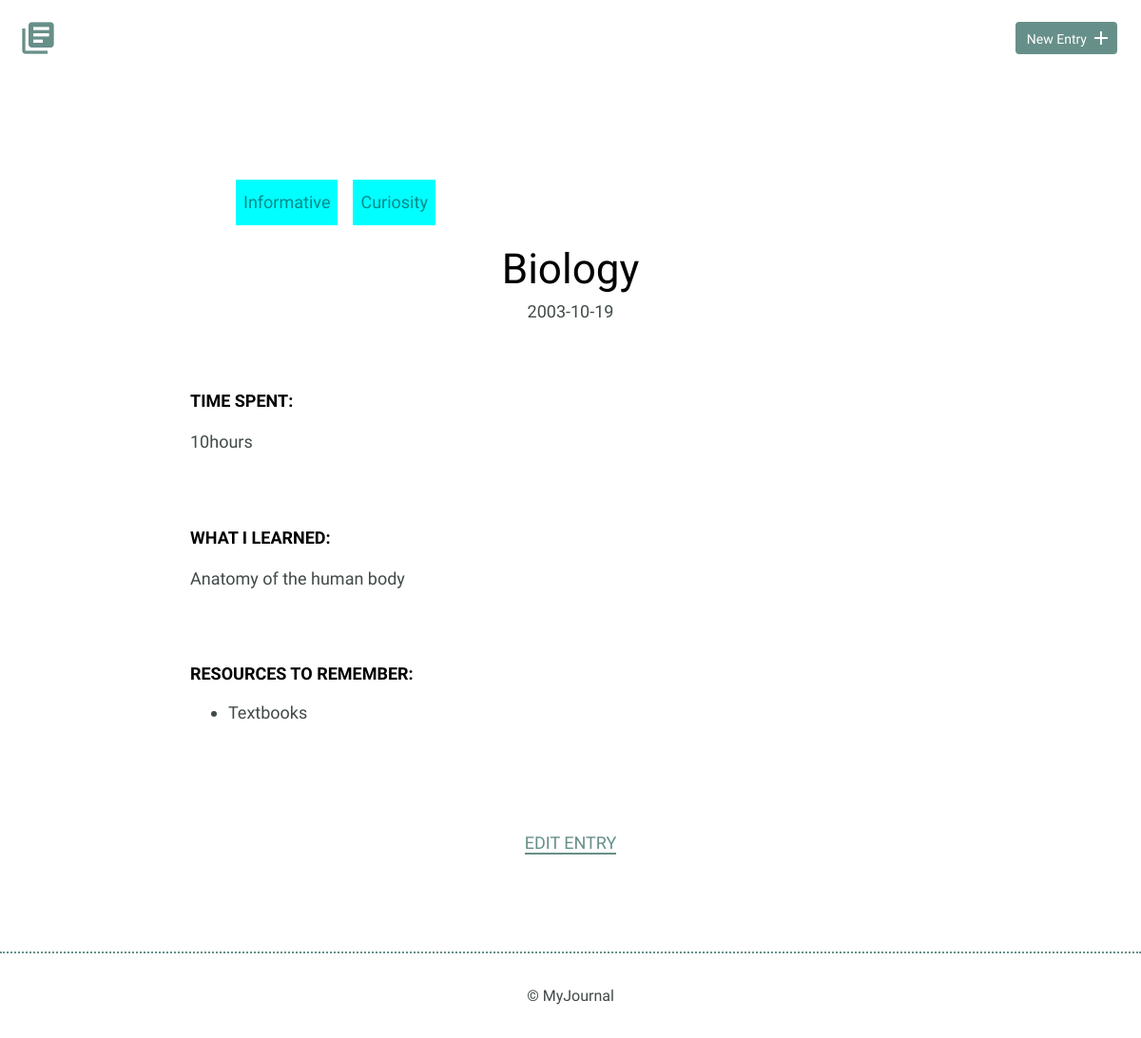
Screenshot of /detail.php?id=2 with the database file from the repository.
### tables this page shows
CREATE TABLE "entries_tags" (
	"id"	INTEGER PRIMARY KEY AUTOINCREMENT UNIQUE,
	"entriesId"	INT,
	"tagId"	INT,
	CONSTRAINT "fk_cons" FOREIGN KEY("entriesId") REFERENCES "entries"("id") ON DELETE CASCADE ON UPDATE CASCADE,
	CONSTRAINT "fk_cons2" FOREIGN KEY("tagId") REFERENCES "tags"("id") ON DELETE CASCADE ON UPDATE CASCADE
);

CREATE TABLE "tags" (
	"id"	INTEGER PRIMARY KEY AUTOINCREMENT,
	"name"	TEXT UNIQUE
);

CREATE TABLE "entries" (
	"id"	INTEGER PRIMARY KEY AUTOINCREMENT,
	"title"	TEXT UNIQUE,
	"date"	TEXT,
	"time_spent"	TEXT,
	"learned"	TEXT,
	"resources"	TEXT,
	"tagId"	INT,
	CONSTRAINT "fk_column" FOREIGN KEY("tagId") REFERENCES "tags"("id")
);

### inc/connection.php (called while the page is built, shortened)
<?php
function getOne ($database,$id){
    $query=("SELECT * FROM entries WHERE id=:id");
    try{
    $result=$database->prepare($query);
    $result->execute(["id"=>$id]);
    return $result;
    }catch(Exception $e){
        echo $e->getMessage();
    }
}
function joinTag($db,$id){
    try{
    $query="SELECT entries_tags.entriesId,entries_tags.tagId,tags.name,tags.id FROM entries_tags JOIN  tags ON entries_tags.tagId=tags.id WHERE entries_tags.entriesId =:d";
    $res=$db->prepare($query);
    $res->execute(["d"=>$id]);
    return $res;
    }catch( Exception $e){
        echo $e->getMessage();
    }
}

### detail.php (the view, shortened to what this page needs)
<?php include 'inc/header.php'?>
<?php include 'inc/connection.php'?>
<?php
$res=null;
 if(isset($_GET["id"])){
    $identity=filter_var($_GET["id"], FILTER_SANITIZE_NUMBER_INT);
    $res=getOne($conn,$identity)->fetch();
    $entries=connect();
 }
 ?>
        <section>
            <div class="container">
                <div class="entry-list single">
                <ul>
                <?php
                 $answer=joinTag($entries,$res["id"])->fetchALL();
                 foreach($answer as $a){
                     echo "<li class=tags>".$a["name"]."<?li>";
                 }
                 ?>
                    </ul>
                    <article>
                        <h1><?php echo $res["title"]?></h1>
                        <time datetime="2016-01-31"><?php echo $res["date"]?></time>
                        <div class="entry">
                            <h3>Time Spent:</h3>
                            <p><?php echo $res["time_spent"]?></p>
                        </div>
                        <div class="entry">
                            <h3>What I Learned:</h3>
                            <p><?php  echo $res["learned"]?></p>
                        </div>
                        <div class="entry">
                            <h3>Resources to Remember:</h3>
                            <ul>
                                <?php
                                $resources=explode(",",$res["resources"]);
                                foreach($resources as $r){
                                echo  "<li>".$r."</li>";
                                }
                                    ?>
                            </ul>
                        </div>
                    </article>
                </div>
            </div>
            <div class="edit">
                <?php echo "<p><a href=edit.php?id=".$res["id"].">Edit Entry</a></p>";
                ?>
            </div>
        </section>
        <?php include 'inc/footer.php'?>
    </body>
</html>

### inc/css/site.css (style rules this page uses)
body { font-size: 16px; color: #404a49; font-family: 'Cousine', serif; font-weight: 400; }
.container { margin: 0 auto; padding: 0 25px; }
h1, h2, h3 { margin: 0; font-weight: 400; line-height: 1em; color: #000; }
h1 { font-size: 44px; margin-bottom: 12px; }
h3 { font-size: 18px; font-family: 'Work Sans', serif; font-weight: 600; text-transform: uppercase; }
p { line-height: 1.8em; font-size: 18px; }
p a { border-bottom: 2px solid #678f89; padding: 0; color: #678f89; text-decoration: none; }
ul li { line-height: 1.8em; font-size: 18px; }
.entry-list, .edit-entry, .new-entry { max-width: 800px; margin: 0 auto; padding: 70px 0 150px 0; }
.entry-list article { margin-bottom: 70px; text-align: center; }
.entry-list article:last-child { margin-bottom: 0; }
.entry-list.single { padding-bottom: 70px; }
.entry-list.single time { font-size: 18px; }
.entry { max-width: 800px; margin: 75px auto 0 auto; text-align: left; }
.entry p { margin-bottom: 40px; }
.edit { padding-bottom: 80px; text-align: center; margin: 0 auto; }
.edit a { font-weight: 400; text-transform: uppercase; font-size: 18px; }
.tags { text-decoration: none; background-color: aqua; display: inline-block; width: auto; padding: .5rem; margin: .5rem; transition: .5s; }
.tags { text-decoration: none; color: darkcyan; }

### rows the page displays
entries_tags: tagId.name "Informative"
entries_tags: tagId.name "Curiosity"
entries: title "Biology", date "2003-10-19", time_spent "10hours", learned "Anatomy of the human body", resources "Textbooks"
